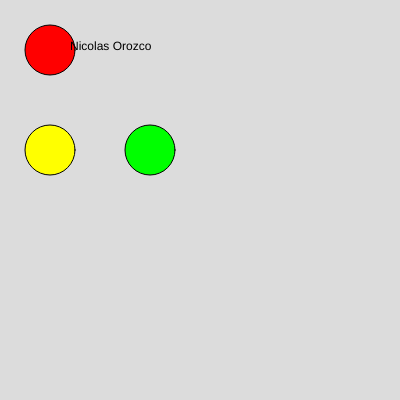
Frame 1 (no input)
Frame 60 (no input): identical to frame 1, image omitted
Frame 120 (the mouse pressed at the canvas centre since frame 60): identical to frame 1, image omitted

The p5.js sketch that drew this single still picture (run headless with seeded random() and noise() and a simulated clock; from frame 60 on, the mouse is pressed at the canvas centre):

// p5.js sketch
// ── sketch.js
function setup() {
  createCanvas(400, 400);
}

function draw() {
  background(220);
  fill (255,0,0);
  ellipse (50,50,50,50);

  fill (255,255,0);
  ellipse (50,150,50,50);

  fill (0);
  text("Nicolas Orozco",70,50)
 
  fill (0,255,0);
  ellipse (150,150,50,50);
  
}

// ── clasenicolas.js
class clasenicolas{
    constructor(){


        
    }




}
// ── clasesebastian.js
class clasesebastian{
    constructor(){


        
    }




}
// ── classnat.js
class classnat{
    constructor(){


        
    }




}
